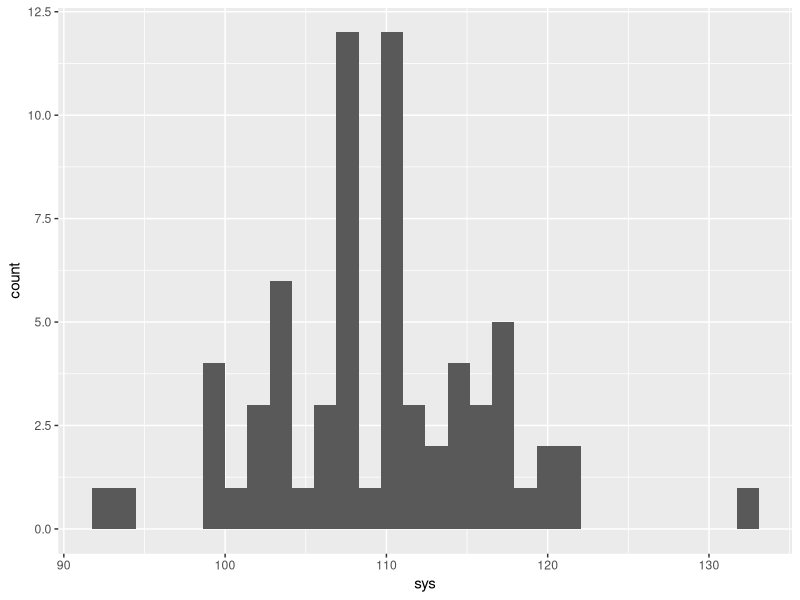
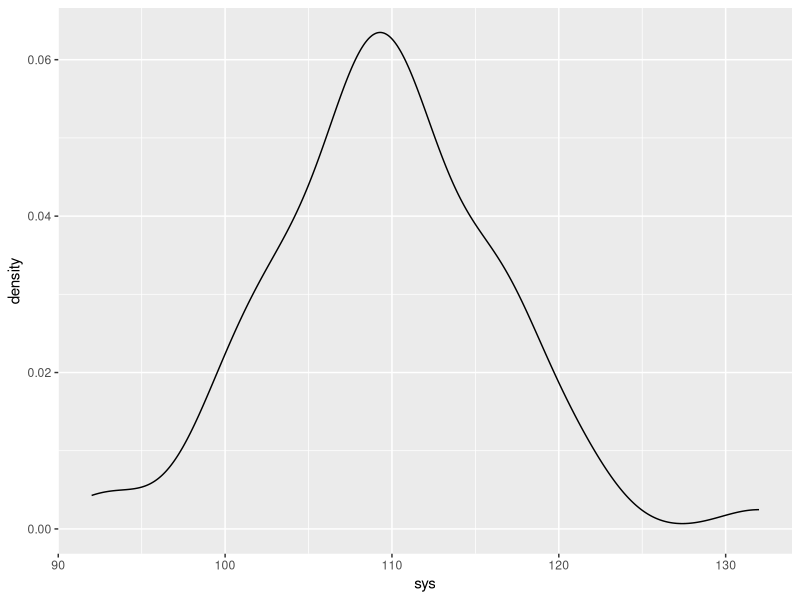

The R source for these figures, in order:
## ---- chunk 1
library(tidyverse)
blood_pressures <- read_csv("blood_pressure_measures.csv")
blood_pressures <- rename(blood_pressures, 
                          sys  = `Systolic (mmHg)`,
                          MAP  = `MAP (mmHg)`,
                          dias = `Diastolic (mmHg)`,
                          HR   = `HR (bpm)`)
glimpse(blood_pressures)

summary(blood_pressures)

ggplot(data = blood_pressures, aes(x = sys)) +
  geom_histogram() # histogram for one numerical variable.

ggplot(data = blood_pressures, aes(x = sys)) +
  geom_density() # density for one numerical variable
